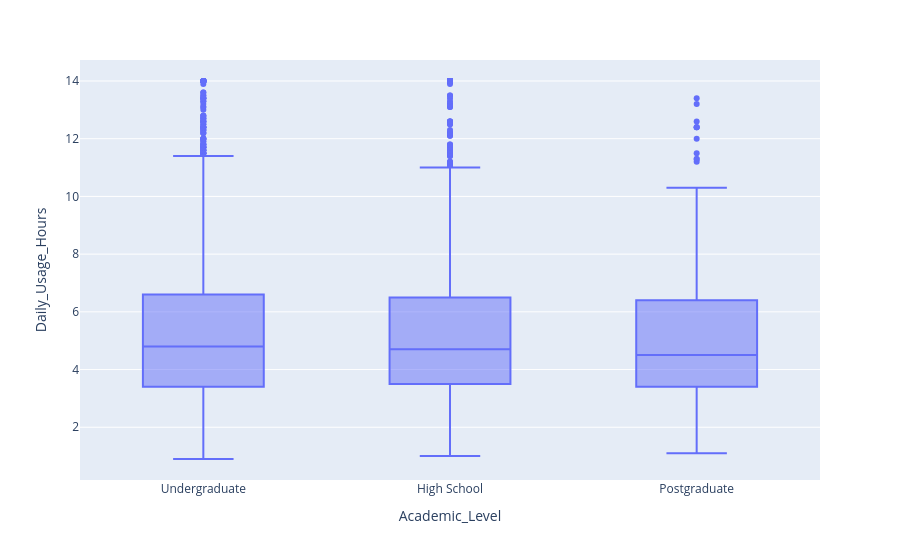

Notebook cell for this chart:
### Code cell
fig=px.box(df1,x='Academic_Level',y='Daily_Usage_Hours')
fig.show()

### Figure 1 — Plotly figure (JSON) as saved in the notebook; plotly's stock layout.template omitted (floating-point values rounded to 4 significant figures; data arrays with more than 128 entries replaced by an {"elided": "..."} marker saying what was removed)
{"data": [{"alignmentgroup": "True", "hovertemplate": "Academic_Level=%{x}<br>Daily_Usage_Hours=%{y}<extra></extra>", "legendgroup": "", "marker": {"color": "#636efa"}, "name": "", "notched": false, "offsetgroup": "", "orientation": "v", "showlegend": false, "type": "box", "x": {"elided": "4500 str values"}, "x0": " ", "xaxis": "x", "y": {"elided": "4500 float values"}, "y0": " ", "yaxis": "y"}], "layout": {"boxmode": "group", "legend": {"tracegroupgap": 0}, "margin": {"t": 60}, "xaxis": {"anchor": "y", "domain": [0, 1], "title": {"text": "Academic_Level"}}, "yaxis": {"anchor": "x", "domain": [0, 1], "title": {"text": "Daily_Usage_Hours"}}}}
